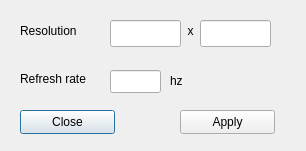
<?xml version="1.0" encoding="UTF-8"?>
<ui version="4.0">
 <class>Dialog</class>
 <widget class="QDialog" name="Dialog">
  <property name="geometry">
   <rect>
    <x>0</x>
    <y>0</y>
    <width>306</width>
    <height>151</height>
   </rect>
  </property>
  <property name="windowTitle">
   <string>Dialog</string>
  </property>
  <widget class="QLabel" name="lb_resolution">
   <property name="geometry">
    <rect>
     <x>20</x>
     <y>20</y>
     <width>81</width>
     <height>21</height>
    </rect>
   </property>
   <property name="text">
    <string>Resolution</string>
   </property>
  </widget>
  <widget class="QLabel" name="lb_x">
   <property name="geometry">
    <rect>
     <x>180</x>
     <y>20</y>
     <width>21</width>
     <height>21</height>
    </rect>
   </property>
   <property name="text">
    <string>x</string>
   </property>
   <property name="alignment">
    <set>Qt::AlignCenter</set>
   </property>
  </widget>
  <widget class="QLineEdit" name="lineEdit">
   <property name="geometry">
    <rect>
     <x>110</x>
     <y>20</y>
     <width>71</width>
     <height>27</height>
    </rect>
   </property>
  </widget>
  <widget class="QLineEdit" name="lineEdit_2">
   <property name="geometry">
    <rect>
     <x>200</x>
     <y>20</y>
     <width>71</width>
     <height>27</height>
    </rect>
   </property>
  </widget>
  <widget class="QLabel" name="lb_redreshrate">
   <property name="geometry">
    <rect>
     <x>20</x>
     <y>70</y>
     <width>91</width>
     <height>17</height>
    </rect>
   </property>
   <property name="text">
    <string>Refresh rate</string>
   </property>
  </widget>
  <widget class="QLineEdit" name="lineEdit_3">
   <property name="geometry">
    <rect>
     <x>110</x>
     <y>70</y>
     <width>51</width>
     <height>23</height>
    </rect>
   </property>
  </widget>
  <widget class="QPushButton" name="pb_close">
   <property name="geometry">
    <rect>
     <x>20</x>
     <y>110</y>
     <width>95</width>
     <height>24</height>
    </rect>
   </property>
   <property name="text">
    <string>Close</string>
   </property>
  </widget>
  <widget class="QPushButton" name="pushButton_2">
   <property name="geometry">
    <rect>
     <x>180</x>
     <y>110</y>
     <width>95</width>
     <height>24</height>
    </rect>
   </property>
   <property name="text">
    <string>Apply</string>
   </property>
  </widget>
  <widget class="QLabel" name="lb_hz">
   <property name="geometry">
    <rect>
     <x>170</x>
     <y>70</y>
     <width>21</width>
     <height>21</height>
    </rect>
   </property>
   <property name="text">
    <string>hz</string>
   </property>
  </widget>
 </widget>
 <resources/>
 <connections/>
</ui>
